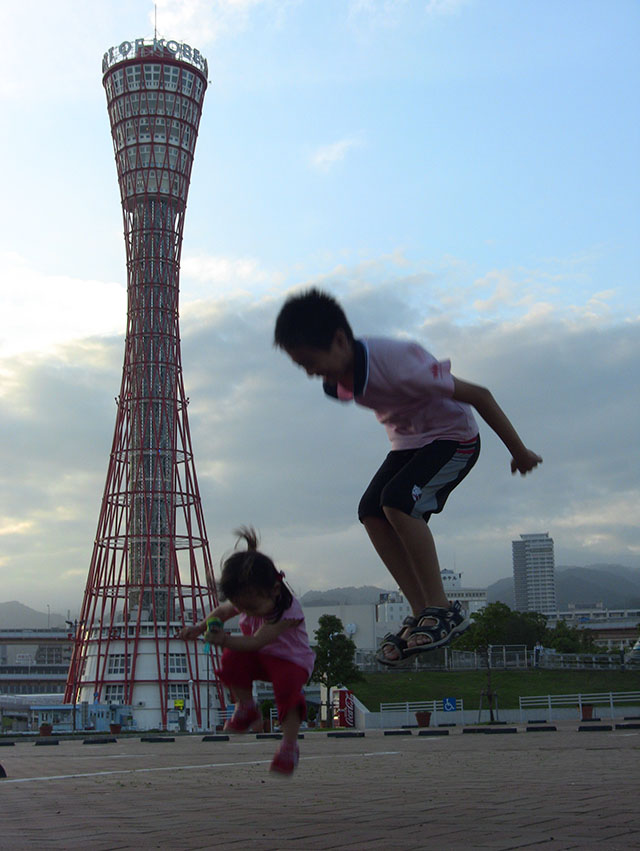
#> input picture New_Beginning/超圖解PYTHON程式設計入門/ch14/pict/jump.jpg, 640 x 851 px, found by its file name
$ python ch14_5.py
#> lines starting #> are read from the running program, lines starting #| are printed output that depends on the picture
import numpy as np
from PIL import Image

img = Image.open(r'pict\jump.jpg')
#> img is the input picture: PIL image 640x851 RGB; mean R, G, B 130.3, 142.7, 152.7
img_arr = np.array(img)

bright = int(255 * 0.3)
bright_arr = np.where((255-img_arr) < bright, 255, img_arr+bright)
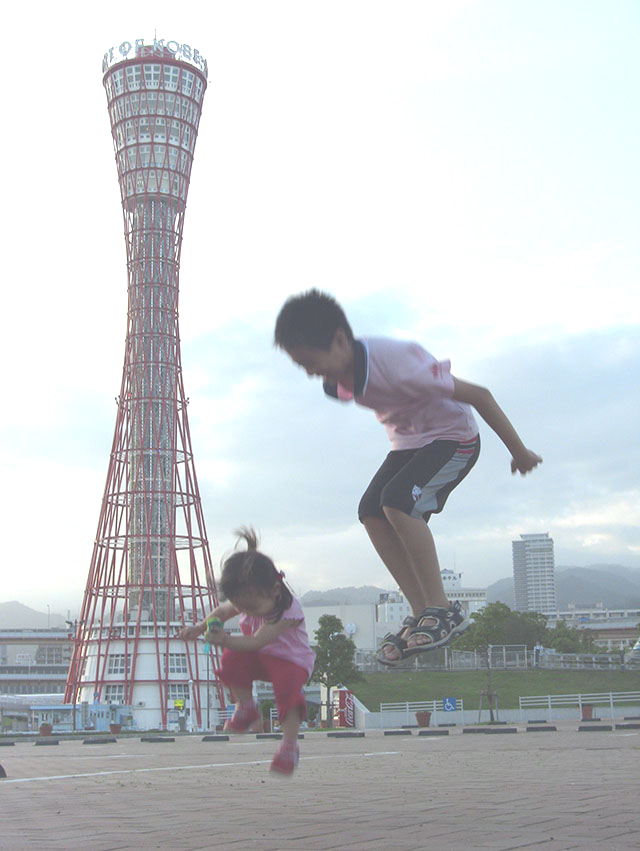
#> bright_arr: shape (851, 640, 3); mean R, G, B 197.4, 200.8, 203.8
pil_image = Image.fromarray(bright_arr)
pil_image.show()

$ run again, with New_Beginning/超圖解PYTHON程式設計入門/ch14/pict/eric.jpg copied over New_Beginning/超圖解PYTHON程式設計入門/ch14/pict/jump.jpg
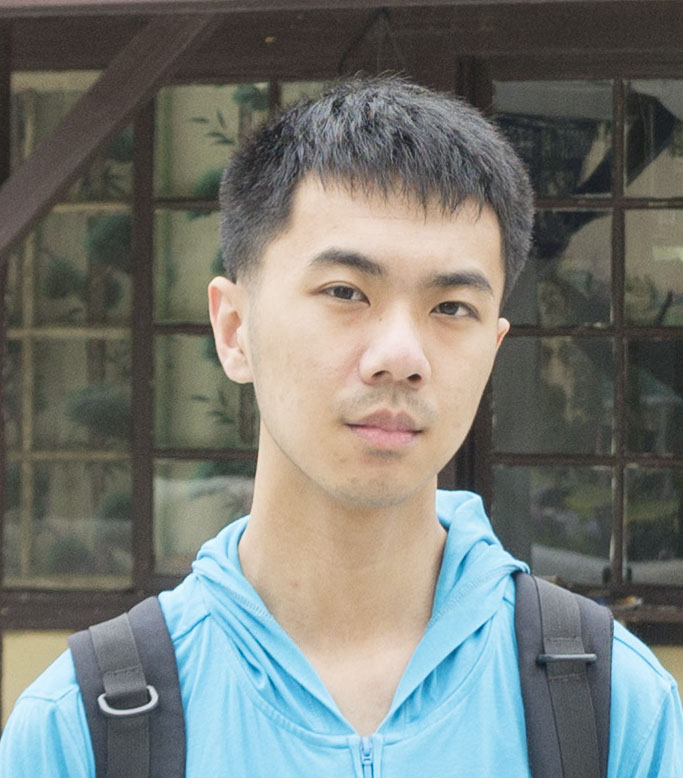
#> input picture New_Beginning/超圖解PYTHON程式設計入門/ch14/pict/eric.jpg, 683 x 778 px, found by its file name
#> img is the input picture: PIL image 683x778 RGB; mean R, G, B 118.3, 121.7, 116.9
#> `bright_arr = np.where((255-img_arr) < bright, 255, img_arr+bright)`:
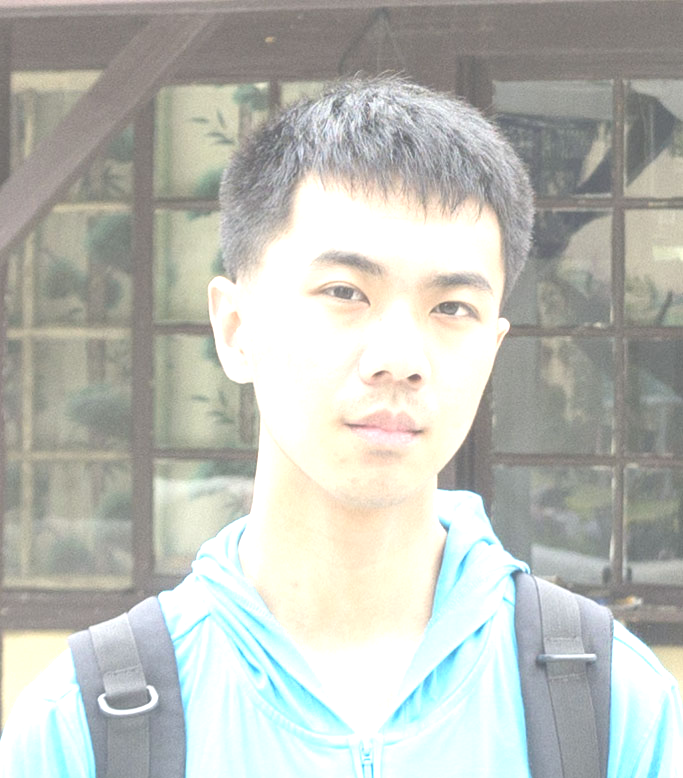
#> bright_arr: shape (778, 683, 3); mean R, G, B 187.5, 190, 183.4

$ run again, with New_Beginning/超圖解PYTHON程式設計入門/ch14/pict/kids.jpg copied over New_Beginning/超圖解PYTHON程式設計入門/ch14/pict/jump.jpg
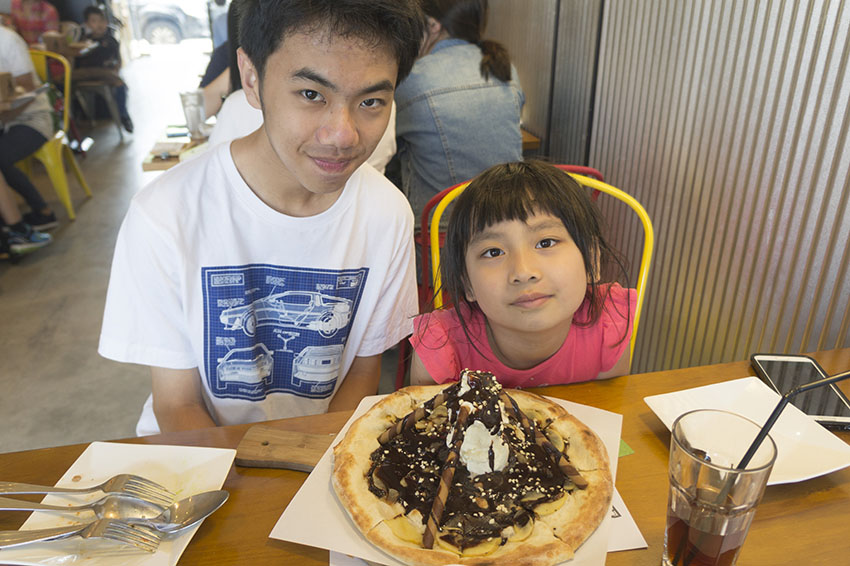
#> input picture New_Beginning/超圖解PYTHON程式設計入門/ch14/pict/kids.jpg, 850 x 566 px, found by its file name
#> img is the input picture: PIL image 850x566 RGB; mean R, G, B 150.7, 133.5, 115
#> `bright_arr = np.where((255-img_arr) < bright, 255, img_arr+bright)`:
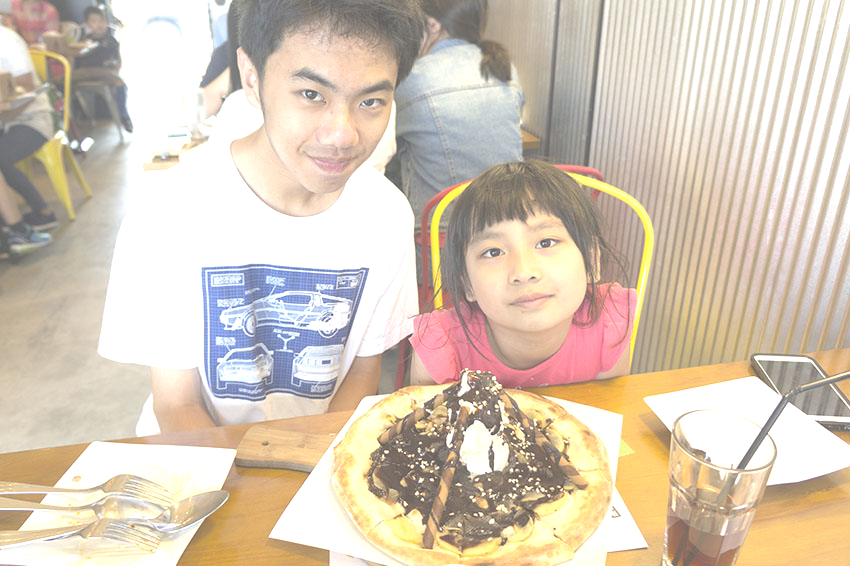
#> bright_arr: shape (566, 850, 3); mean R, G, B 215, 200.8, 183.4

$ run again, with New_Beginning/超圖解PYTHON程式設計入門/ch14/pict/people.jpg copied over New_Beginning/超圖解PYTHON程式設計入門/ch14/pict/jump.jpg
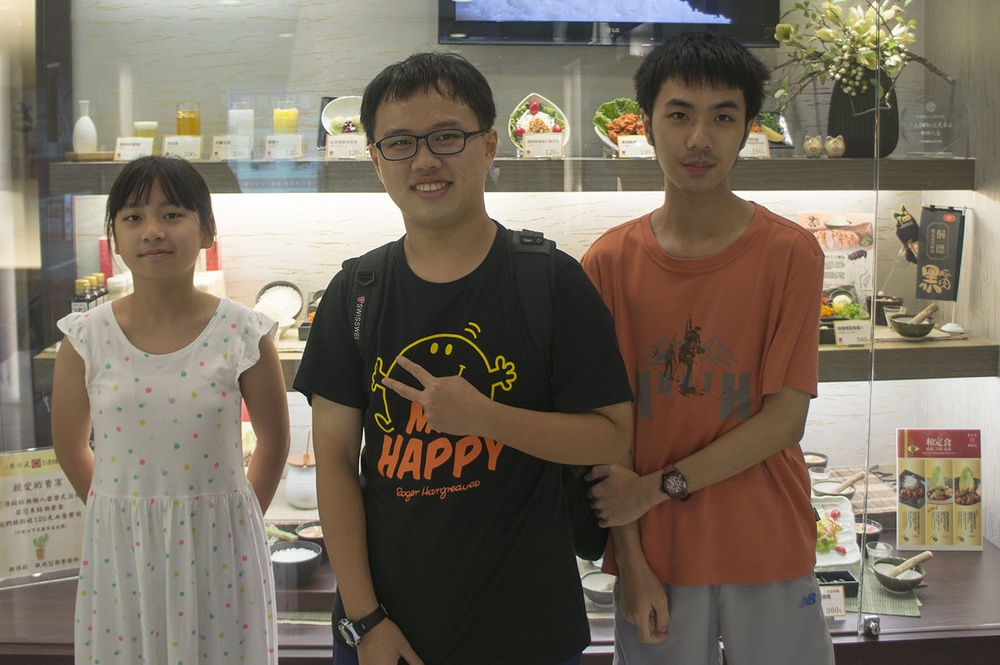
#> input picture New_Beginning/超圖解PYTHON程式設計入門/ch14/pict/people.jpg, 1000 x 665 px, shrunk from 1366 x 909 before the run, found by its file name
#> img is the input picture: PIL image 1000x665 RGB; mean R, G, B 121.6, 111.1, 97.2
#> `bright_arr = np.where((255-img_arr) < bright, 255, img_arr+bright)`:
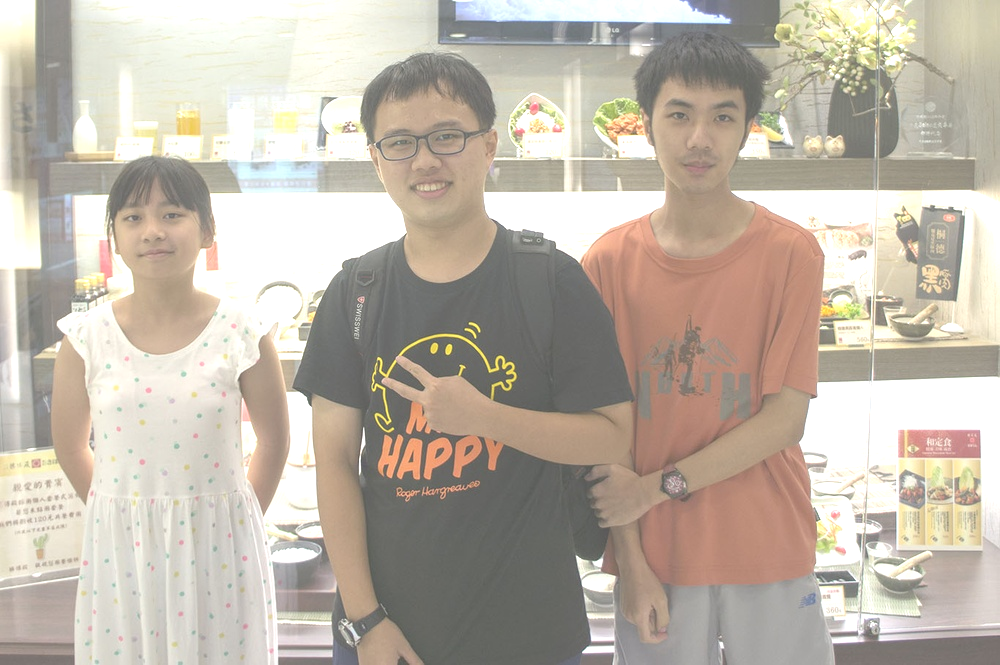
#> bright_arr: shape (665, 1000, 3); mean R, G, B 191.4, 181.8, 169.3
